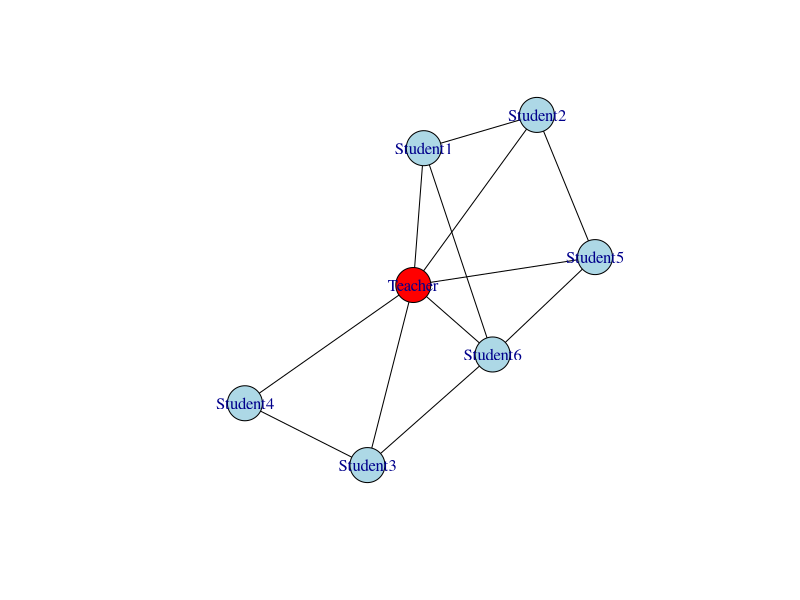

Here is the R script that generated this plot:
library(igraph)


edges <- c(
  "Teacher", "Student1",
  "Teacher", "Student2",
  "Teacher", "Student3",
  "Teacher", "Student4",
  "Teacher", "Student5",
  "Teacher", "Student6",
  "Student1", "Student2",
  "Student3", "Student6",
  "Student3", "Student4",
  "Student1", "Student6",
  "Student5", "Student6",
  "Student5", "Student2"
)


graph <- graph_from_edgelist(matrix(edges, ncol = 2, byrow = TRUE), directed = FALSE)


V(graph)$color <- ifelse(V(graph)$name == "Teacher", "red", "lightblue")


plot(graph,  edge.arrow.size = 0.5, vertex.size = 20, vertex.label = V(graph)$name, edge.color = "black")

#Adjacency matrix
get.adjacency(graph, sparse = FALSE)

#edge list
as_edgelist(graph)
